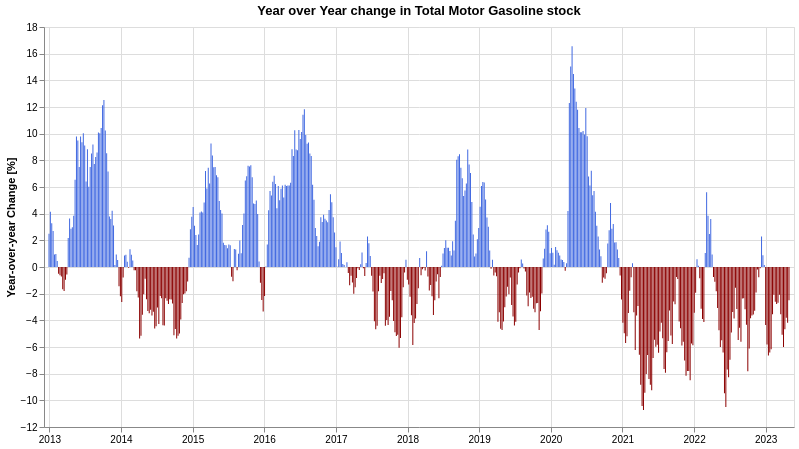

The specification (Vega-Lite) saved for this image:
### Vega-Lite specification from a JSON file in a GitHub repository (floating-point values rounded to 4 significant figures; data arrays with more than 128 entries replaced by an {"elided": "..."} marker saying what was removed)
{"config": {"view": {"continuousWidth": 400, "continuousHeight": 300}}, "data": {"values": {"elided": "592 records"}}, "mark": {"type": "bar", "width": 1}, "encoding": {"color": {"condition": {"value": "darkred", "test": "datum['Total Motor Gasoline'] < 0"}, "value": "royalblue"}, "tooltip": [{"field": "dt", "title": "", "type": "temporal"}, {"field": "Total Motor Gasoline", "format": ",.02f", "title": "YoY % Change", "type": "quantitative"}], "x": {"axis": {"title": ""}, "field": "dt", "type": "temporal"}, "y": {"axis": {"title": "Year-over-year Change [%]"}, "field": "Total Motor Gasoline", "type": "quantitative"}}, "height": 400, "title": "Year over Year change in Total Motor Gasoline stock", "width": 750, "$schema": "https://vega.github.io/schema/vega-lite/v5.json"}
